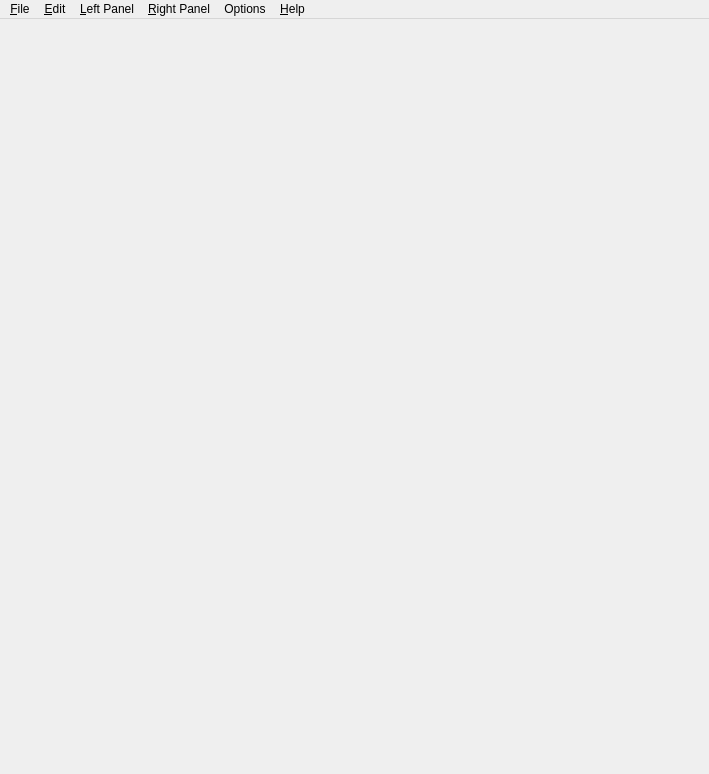
<?xml version="1.0" encoding="UTF-8"?>
<ui version="4.0">
 <class>MainPanel</class>
 <widget class="QMainWindow" name="MainPanel">
  <property name="geometry">
   <rect>
    <x>0</x>
    <y>0</y>
    <width>709</width>
    <height>774</height>
   </rect>
  </property>
  <property name="windowTitle">
   <string>Pixel Test DAQ Control</string>
  </property>
  <property name="windowIcon">
   <iconset>
    <normaloff>:/icons/images/PixelDAQ.jpg</normaloff>:/icons/images/PixelDAQ.jpg</iconset>
  </property>
  <widget class="QWidget" name="centralwidget">
   <layout class="QHBoxLayout" name="horizontalLayout">
    <item>
     <layout class="QHBoxLayout" name="vboxLayout">
      <property name="spacing">
       <number>6</number>
      </property>
      <property name="leftMargin">
       <number>0</number>
      </property>
      <property name="topMargin">
       <number>0</number>
      </property>
      <property name="rightMargin">
       <number>0</number>
      </property>
      <property name="bottomMargin">
       <number>0</number>
      </property>
     </layout>
    </item>
   </layout>
  </widget>
  <widget class="QMenuBar" name="menubar">
   <property name="enabled">
    <bool>true</bool>
   </property>
   <property name="geometry">
    <rect>
     <x>0</x>
     <y>0</y>
     <width>709</width>
     <height>21</height>
    </rect>
   </property>
   <widget class="QMenu" name="fileMenu">
    <property name="title">
     <string>&amp;File</string>
    </property>
    <addaction name="actionNew_cfg"/>
    <addaction name="fileOpenAction"/>
    <addaction name="fileReopenAction"/>
    <addaction name="fileSaveAction"/>
    <addaction name="fileSaveAsAction"/>
    <addaction name="fileCloseAction"/>
    <addaction name="separator"/>
    <addaction name="closePanelAction"/>
   </widget>
   <widget class="QMenu" name="PopupMenu_5">
    <property name="title">
     <string>&amp;Edit</string>
    </property>
    <addaction name="currModuleCfgEdit"/>
    <addaction name="currShowInfo"/>
    <addaction name="single_FE_Action"/>
    <addaction name="separator"/>
    <addaction name="decremTDAC"/>
    <addaction name="decremGDAC"/>
    <addaction name="decremTDACBy"/>
    <addaction name="decremGDACBy"/>
    <addaction name="separator"/>
    <addaction name="editset_all_VCALs_to_charge_ofAction"/>
    <addaction name="editset_all_TDACs_from_scanAction"/>
    <addaction name="editset_all_FDACs_from_scanAction"/>
    <addaction name="actionSet_all_masks_from_scan"/>
    <addaction name="decrMccDelAction"/>
   </widget>
   <widget class="QMenu" name="PopupMenu_4">
    <property name="title">
     <string>&amp;Left Panel</string>
    </property>
    <addaction name="showModListChoice"/>
    <addaction name="actionDCS_view"/>
   </widget>
   <widget class="QMenu" name="PopupMenu_3">
    <property name="title">
     <string>&amp;Right Panel</string>
    </property>
    <addaction name="showDataChoice"/>
    <addaction name="showPixScanChoice"/>
    <addaction name="showRegisterChoice"/>
    <addaction name="showToolChoice"/>
    <addaction name="showLogPanelChoice"/>
    <addaction name="showBocAnalysisChoice"/>
    <addaction name="showPrimlistPanelChoice"/>
    <addaction name="showWafertestPanelChoice"/>
   </widget>
   <widget class="QMenu" name="unnamed">
    <property name="title">
     <string>Options</string>
    </property>
    <addaction name="optionsShow_PanelAction"/>
    <addaction name="optionsSave_as_defaultAction"/>
    <addaction name="optionsReload_defaultAction"/>
   </widget>
   <widget class="QMenu" name="PopupMenu_6">
    <property name="title">
     <string>&amp;Help</string>
    </property>
    <addaction name="showReadmeMen"/>
    <addaction name="showAboutMen"/>
   </widget>
   <addaction name="fileMenu"/>
   <addaction name="PopupMenu_5"/>
   <addaction name="PopupMenu_4"/>
   <addaction name="PopupMenu_3"/>
   <addaction name="unnamed"/>
   <addaction name="PopupMenu_6"/>
  </widget>
  <action name="fileOpenAction">
   <property name="enabled">
    <bool>true</bool>
   </property>
   <property name="icon">
    <iconset>
     <normaloff>:/icons/images/fileopen.png</normaloff>:/icons/images/fileopen.png</iconset>
   </property>
   <property name="text">
    <string>&amp;Open cfg file</string>
   </property>
   <property name="iconText">
    <string>Open Cfg file</string>
   </property>
   <property name="toolTip">
    <string>open a config-DB file and load as new module group</string>
   </property>
   <property name="shortcut">
    <string>Ctrl+O</string>
   </property>
   <property name="name" stdset="0">
    <cstring>fileOpenAction</cstring>
   </property>
  </action>
  <action name="fileSaveAction">
   <property name="enabled">
    <bool>true</bool>
   </property>
   <property name="icon">
    <iconset>
     <normaloff>:/icons/images/filesave.png</normaloff>:/icons/images/filesave.png</iconset>
   </property>
   <property name="text">
    <string>&amp;Save cfg file</string>
   </property>
   <property name="iconText">
    <string>Save cfg file</string>
   </property>
   <property name="toolTip">
    <string>save current module group's config-DB to the current file</string>
   </property>
   <property name="shortcut">
    <string>Ctrl+S</string>
   </property>
   <property name="name" stdset="0">
    <cstring>fileSaveAction</cstring>
   </property>
  </action>
  <action name="fileSaveAsAction">
   <property name="enabled">
    <bool>true</bool>
   </property>
   <property name="icon">
    <iconset>
     <normaloff>:/icons/images/filesaveas.png</normaloff>:/icons/images/filesaveas.png</iconset>
   </property>
   <property name="text">
    <string>Save cfg &amp;as...</string>
   </property>
   <property name="iconText">
    <string>Save cfg as...</string>
   </property>
   <property name="toolTip">
    <string>save current module group's config-DB to a new file</string>
   </property>
   <property name="shortcut">
    <string>Ctrl+A</string>
   </property>
   <property name="name" stdset="0">
    <cstring>fileSaveAsAction</cstring>
   </property>
  </action>
  <action name="closePanelAction">
   <property name="icon">
    <iconset>
     <normaloff>:/icons/images/exit.png</normaloff>:/icons/images/exit.png</iconset>
   </property>
   <property name="text">
    <string>E&amp;xit</string>
   </property>
   <property name="iconText">
    <string>Exit</string>
   </property>
   <property name="shortcut">
    <string>Ctrl+X</string>
   </property>
   <property name="name" stdset="0">
    <cstring>closePanelAction</cstring>
   </property>
  </action>
  <action name="showPixScanChoice">
   <property name="text">
    <string>&amp;PixScan panel</string>
   </property>
   <property name="iconText">
    <string>PixScan panel</string>
   </property>
   <property name="toolTip">
    <string>configure and run a scan via PixScan</string>
   </property>
   <property name="name" stdset="0">
    <cstring>showPixScanChoice</cstring>
   </property>
  </action>
  <action name="showDataChoice">
   <property name="text">
    <string>&amp;Data panel</string>
   </property>
   <property name="iconText">
    <string>Data panel</string>
   </property>
   <property name="toolTip">
    <string>show the ModuleAnalysis panel and analyse your data</string>
   </property>
   <property name="name" stdset="0">
    <cstring>showDataChoice</cstring>
   </property>
  </action>
  <action name="showRegisterChoice">
   <property name="text">
    <string>&amp;Module Test panel</string>
   </property>
   <property name="iconText">
    <string>Module Test panel</string>
   </property>
   <property name="toolTip">
    <string>run register tests or a quick digital scan from here and get detailed information</string>
   </property>
   <property name="name" stdset="0">
    <cstring>showRegisterChoice</cstring>
   </property>
  </action>
  <action name="showModListChoice">
   <property name="text">
    <string>&amp;Read-out view</string>
   </property>
   <property name="iconText">
    <string>Read-out view</string>
   </property>
   <property name="toolTip">
    <string>displays the modules/RODs in a list organised by readout</string>
   </property>
   <property name="name" stdset="0">
    <cstring>showModListChoice</cstring>
   </property>
  </action>
  <action name="showGeographicalChoice">
   <property name="enabled">
    <bool>true</bool>
   </property>
   <property name="text">
    <string>&amp;Geographical view</string>
   </property>
   <property name="iconText">
    <string>Geographical view</string>
   </property>
   <property name="toolTip">
    <string>shows a geographical view of the connected modules</string>
   </property>
   <property name="name" stdset="0">
    <cstring>showGeographicalChoice</cstring>
   </property>
  </action>
  <action name="currModuleCfgEdit">
   <property name="enabled">
    <bool>false</bool>
   </property>
   <property name="text">
    <string>Edit &amp;cfg (mod XXX)</string>
   </property>
   <property name="iconText">
    <string>Edit cfg (mod XXX)</string>
   </property>
   <property name="toolTip">
    <string>edit configuration of selected module</string>
   </property>
   <property name="statusTip">
    <string>edit configuration of selected module</string>
   </property>
   <property name="name" stdset="0">
    <cstring>currModuleCfgEdit</cstring>
   </property>
  </action>
  <action name="currGroupDelete">
   <property name="enabled">
    <bool>false</bool>
   </property>
   <property name="text">
    <string>&amp;Delete curr. group XXX</string>
   </property>
   <property name="iconText">
    <string>Delete curr. group XXX</string>
   </property>
   <property name="name" stdset="0">
    <cstring>currGroupDelete</cstring>
   </property>
  </action>
  <action name="currShowInfo">
   <property name="enabled">
    <bool>false</bool>
   </property>
   <property name="text">
    <string>&amp;Show Info for XXX</string>
   </property>
   <property name="iconText">
    <string>Show Info for XXX</string>
   </property>
   <property name="name" stdset="0">
    <cstring>currShowInfo</cstring>
   </property>
  </action>
  <action name="showToolChoice">
   <property name="text">
    <string>&amp;Tool Panel</string>
   </property>
   <property name="iconText">
    <string>Tool Panel</string>
   </property>
   <property name="toolTip">
    <string>show the Tool panel and run basic operations on the ROD(s) or module(s)</string>
   </property>
   <property name="name" stdset="0">
    <cstring>showToolChoice</cstring>
   </property>
  </action>
  <action name="fileCloseAction">
   <property name="icon">
    <iconset>
     <normaloff>:/icons/images/fileclose.png</normaloff>:/icons/images/fileclose.png</iconset>
   </property>
   <property name="text">
    <string>Close cfg file</string>
   </property>
   <property name="iconText">
    <string>Close cfg file</string>
   </property>
   <property name="shortcut">
    <string>Ctrl+C</string>
   </property>
   <property name="name" stdset="0">
    <cstring>fileCloseAction</cstring>
   </property>
  </action>
  <action name="currItemAdd">
   <property name="enabled">
    <bool>false</bool>
   </property>
   <property name="text">
    <string>&amp;Add item</string>
   </property>
   <property name="iconText">
    <string>Add item</string>
   </property>
   <property name="name" stdset="0">
    <cstring>currItemAdd</cstring>
   </property>
  </action>
  <action name="showLogPanelChoice">
   <property name="text">
    <string>Log panel</string>
   </property>
   <property name="iconText">
    <string>Log panel</string>
   </property>
   <property name="toolTip">
    <string>show the Log panel and check error/debug printouts from the ROD(s) or STcontrol</string>
   </property>
   <property name="name" stdset="0">
    <cstring>showLogPanelChoice</cstring>
   </property>
  </action>
  <action name="fileReopenAction">
   <property name="enabled">
    <bool>true</bool>
   </property>
   <property name="icon">
    <iconset>
     <normaloff>:/icons/images/reload.png</normaloff>:/icons/images/reload.png</iconset>
   </property>
   <property name="text">
    <string>&amp;Re-open cfg file</string>
   </property>
   <property name="iconText">
    <string>Re-open cfg file</string>
   </property>
   <property name="toolTip">
    <string>close and re-open current DB-config</string>
   </property>
   <property name="statusTip">
    <string>close and re-open current DB-config</string>
   </property>
   <property name="shortcut">
    <string>Ctrl+R</string>
   </property>
   <property name="name" stdset="0">
    <cstring>fileReopenAction</cstring>
   </property>
  </action>
  <action name="decremTDAC">
   <property name="text">
    <string>decrement all &amp;TDACs</string>
   </property>
   <property name="iconText">
    <string>decrement all TDACs</string>
   </property>
   <property name="name" stdset="0">
    <cstring>decremTDAC</cstring>
   </property>
  </action>
  <action name="decremTDACBy">
   <property name="text">
    <string>in/decrement all TDACs &amp;by...</string>
   </property>
   <property name="iconText">
    <string>in/decrement all TDACs by...</string>
   </property>
   <property name="name" stdset="0">
    <cstring>decremTDACBy</cstring>
   </property>
  </action>
  <action name="decremGDAC">
   <property name="text">
    <string>decrement all &amp;GDACs</string>
   </property>
   <property name="iconText">
    <string>decrement all GDACs</string>
   </property>
   <property name="name" stdset="0">
    <cstring>decremGDAC</cstring>
   </property>
  </action>
  <action name="decremGDACBy">
   <property name="text">
    <string>in/decrement all GDACs b&amp;y...</string>
   </property>
   <property name="iconText">
    <string>in/decrement all GDACs by...</string>
   </property>
   <property name="name" stdset="0">
    <cstring>decremGDACBy</cstring>
   </property>
  </action>
  <action name="showReadmeMen">
   <property name="text">
    <string>&amp;Browse STcontrol Wiki</string>
   </property>
   <property name="iconText">
    <string>Browse STcontrol Wiki</string>
   </property>
   <property name="toolTip">
    <string>browse through the user instruction on the Wiki pages</string>
   </property>
   <property name="name" stdset="0">
    <cstring>showReadmeMen</cstring>
   </property>
  </action>
  <action name="showAboutMen">
   <property name="text">
    <string>&amp;About...</string>
   </property>
   <property name="iconText">
    <string>About...</string>
   </property>
   <property name="name" stdset="0">
    <cstring>showAboutMen</cstring>
   </property>
  </action>
  <action name="new_itemAction">
   <property name="text">
    <string>new item</string>
   </property>
   <property name="iconText">
    <string>new item</string>
   </property>
   <property name="name" stdset="0">
    <cstring>new_itemAction</cstring>
   </property>
  </action>
  <action name="optionsShow_PanelAction">
   <property name="text">
    <string>Show panel</string>
   </property>
   <property name="iconText">
    <string>Show panel</string>
   </property>
   <property name="name" stdset="0">
    <cstring>optionsShow_PanelAction</cstring>
   </property>
  </action>
  <action name="optionsSave_as_defaultAction">
   <property name="text">
    <string>Save as default</string>
   </property>
   <property name="iconText">
    <string>Save as default</string>
   </property>
   <property name="name" stdset="0">
    <cstring>optionsSave_as_defaultAction</cstring>
   </property>
  </action>
  <action name="optionsReload_defaultAction">
   <property name="text">
    <string>Reload default</string>
   </property>
   <property name="iconText">
    <string>Reload default</string>
   </property>
   <property name="name" stdset="0">
    <cstring>optionsReload_defaultAction</cstring>
   </property>
  </action>
  <action name="editset_all_VCALs_to_charge_ofAction">
   <property name="text">
    <string>set all &amp;VCALs to charge of...</string>
   </property>
   <property name="iconText">
    <string>set all VCALs to charge of...</string>
   </property>
   <property name="toolTip">
    <string>specify a charge value and all FEs on all modules will get their VCAL set according to the calibration</string>
   </property>
   <property name="name" stdset="0">
    <cstring>editset_all_VCALs_to_charge_ofAction</cstring>
   </property>
  </action>
  <action name="showBocAnalysisChoice">
   <property name="text">
    <string>Boc Analysis panel</string>
   </property>
   <property name="iconText">
    <string>Boc Analysis panel</string>
   </property>
   <property name="name" stdset="0">
    <cstring>showBocAnalysisChoice</cstring>
   </property>
  </action>
  <action name="editset_all_TDACs_from_scanAction">
   <property name="text">
    <string>set all TDACs from scan</string>
   </property>
   <property name="iconText">
    <string>set all TDACs from scan</string>
   </property>
   <property name="name" stdset="0">
    <cstring>editset_all_TDACs_from_scanAction</cstring>
   </property>
  </action>
  <action name="showPrimlistPanelChoice">
   <property name="text">
    <string>Primlist Panel</string>
   </property>
   <property name="iconText">
    <string>Primlist Panel</string>
   </property>
   <property name="name" stdset="0">
    <cstring>showPrimlistPanelChoice</cstring>
   </property>
  </action>
  <action name="editset_all_FDACs_from_scanAction">
   <property name="text">
    <string>set all FDACs from scan</string>
   </property>
   <property name="iconText">
    <string>set all FDACs from scan</string>
   </property>
   <property name="name" stdset="0">
    <cstring>editset_all_FDACs_from_scanAction</cstring>
   </property>
  </action>
  <action name="decrMccDelAction">
   <property name="text">
    <string>increment all MCC delays by...</string>
   </property>
   <property name="iconText">
    <string>increment all MCC delays by...</string>
   </property>
   <property name="name" stdset="0">
    <cstring>decrMccDelAction</cstring>
   </property>
  </action>
  <action name="single_FE_Action">
   <property name="enabled">
    <bool>false</bool>
   </property>
   <property name="text">
    <string>select single FE cfg (mod XXX)</string>
   </property>
   <property name="iconText">
    <string>select single FE cfg (mod XXX)</string>
   </property>
   <property name="name" stdset="0">
    <cstring>single_FE_Action</cstring>
   </property>
  </action>
  <action name="showDcsChoice">
   <property name="text">
    <string>DCS view</string>
   </property>
  </action>
  <action name="actionUSBPix_1_FEI4A_default_config">
   <property name="text">
    <string>USBPix 1-FEI4A default config</string>
   </property>
  </action>
  <action name="actionFor_USB_from_TurboDAQ">
   <property name="text">
    <string>USBPix config from TurboDAQ</string>
   </property>
  </action>
  <action name="actionUSBPix_multi_board_config">
   <property name="text">
    <string>USBPix multi-board config</string>
   </property>
  </action>
  <action name="actionROD_config">
   <property name="text">
    <string>ROD config</string>
   </property>
  </action>
  <action name="actionSet_all_masks_from_scan">
   <property name="text">
    <string>set all masks from scan</string>
   </property>
  </action>
  <action name="showWafertestPanelChoice">
   <property name="text">
    <string>Wafertest Panel</string>
   </property>
  </action>
  <action name="actionDCS_view">
   <property name="text">
    <string>DCS view</string>
   </property>
  </action>
  <action name="actionUSBPix_2_FEI4A_default_config">
   <property name="text">
    <string>USBPix 2-FEI4A default config</string>
   </property>
  </action>
  <action name="actionUSBPix_1_FEI4B_default_config">
   <property name="text">
    <string>USBPix 1-FEI4B default config</string>
   </property>
  </action>
  <action name="actionUSBPix_2_FEI4B_default_config">
   <property name="text">
    <string>USBPix 2-FEI4B default config</string>
   </property>
  </action>
  <action name="actionNew_cfg">
   <property name="text">
    <string>&amp;New config.</string>
   </property>
   <property name="shortcut">
    <string>Ctrl+N</string>
   </property>
   <property name="icon">
    <iconset>
     <normaloff>:/icons/images/filenew.png</normaloff>:/icons/images/filenew.png</iconset>
   </property>
  </action>
 </widget>
 <resources/>
 <connections/>
</ui>
